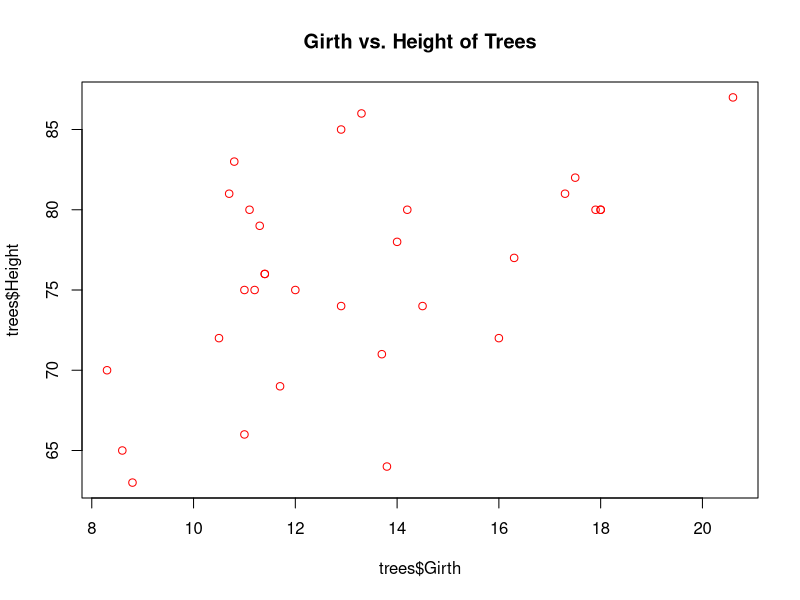

The R source for this figure:
## ---- chunk 1
#####################
# Introduction to R #
#####################

# you can use R as a calculator
-5+-4

###############################################################################
# 1. Variables and Assignment

# Simple assignment
x <- 5 # it is also possible to use "=" sign to make assignments.
y <- 4
x + y
z <- x + y
z
sqrt(z)

# Vector assignment 
tree.heights <- c(4.3,7.1,6.3,5.2,3.2,2.1)
tree.heights
tree.heights**2 # square of elements 
tree.heights^2 # square of elements 
sum(tree.heights)
mean(tree.heights)
max.height <- max(tree.heights)
max.height
tree.heights [1]    # first element
sqrt(tree.heights[1:3]) #square roots of the subset
tree.heights[c(5,3,2)]  # a subset of elements 5,3,2: note the ordering

# Character Variable assignment
name <- "Your Name" 
name
cities <- c("Singapore","Tokyo","Beijing","Mumbai","Colombo")
cities
length(cities)
country <- c(TRUE, FALSE, FALSE, FALSE, FALSE)
country
cities[country]

###############################################################################
# 2. Data Types and Data Classes

# type: numerical
numeric(5)
is.numeric(tree.heights)
as.numeric(c("9", "August", "2022"))

# type: logical
logical(5)
as.logical(c("TRUE", "T", "True", "true"))
as.logical(c("FALSE", "F", "False", "false"))
as.logical(c(7, 5, 0, -4,5)) # 0 is false, any other value is true

is.numeric(country) # country is not a numeric vector
is.logical(country) 

large <- (tree.heights>5)
large
tree.heights[large]
sum(tree.heights[large])

# type: character
character(5)
class(cities)
is.character(cities)
is.character(country) # country is a logical vector

# Data classes
# The different data types can be used to populate different data structures known as “classes”.
class(tree.heights)
class(cities)
class(large)

# POPULAR CLASSES

# class: data.frame
my.data <- data.frame(a=10:15, b=15:20) # create data frame
my.data
class(my.data)

# class: vector
is.vector(my.data)
as.vector(my.data)

# class: matrix
my.matrix <- matrix(1:6, ncol = 2)
class(my.matrix)
colnames(my.matrix) <- c("c1", "c2") # assign column names
rownames(my.matrix) <- c("r1", "r2","r3") # assign row names
my.matrix
rowSums(my.matrix) # https://www.statmethods.net/advstats/matrix.html 

# class: factor (useful to create specific categories)
house.type <- factor(c("Bungalow", "Flat", "Flat", "Detached", "Flat", "Terrace", "Terrace"), levels=c("Bungalow","Flat","Detached","Semi","Terrace"))
house.type
class(house.type)
table(house.type) # tables can be used to summaries

# class: ordered factor
income <-ordered(c("High", "High", "Low", "Low", "Low", "Medium", "Low", "Medium"), levels=c("Low", "Medium", "High"))
class(income)
income > "Low"

# class: list (combine many different classes together)
my.list <- list("Singapore", c(2019,2020,2021), "inflation.pct", matrix(c(0.57,-0.18, 2.3),c(1,3)))
my.list
my.list[[3]] # select an element from the list
my.list <- list(country="Singapore", year=c(2019,2020,2021), indicator="inflation.pct", value=matrix(c(0.57,-0.18, 2.3),c(1,3)))
my.list # assigned names to the list items

# If you are new to R, it is ok to be a little bit confused at this point. You will understand more as we proceed.
# If are are feeling exhausted, take a break!

###############################################################################
# 3. data.frames vs. tibbles

# create data.frame
L3 <- LETTERS[1:3] # create an object consisting of A, B & C
fac <- sample(L3, 10, replace = TRUE) # generate a sample of size 10 from L3 with replacement
df <- data.frame(x = 1, y = 1:10, fac = fac) # create a dataframe with three attributes: x, y, & fac
df
df$y # extract column y

# load "trees" dataset
data("trees")
head(trees) # view the top 6 entries af the dataset

# create tibble
library(tibble)
tb = tibble(x = 1, y = 1:10, fac = fac)

# a. versatile
class(tb)

# b. partial matching
df$f
tb$f

# c. subsetting
class(df[,2]) # class of column 2 in df
class(tb[,2])

# convert data.frame to tibble
trees.tb <- as_tibble(trees)
class(trees.tb)

trees.tb # returns only the top 10 entries
trees # returns all the entries. Imagine if you have 10,000 entries!
head(trees)

###############################################################################
# 4. Basic Plots

plot(trees$Girth, trees$Height, col="red", main="Girth vs. Height of Trees")
